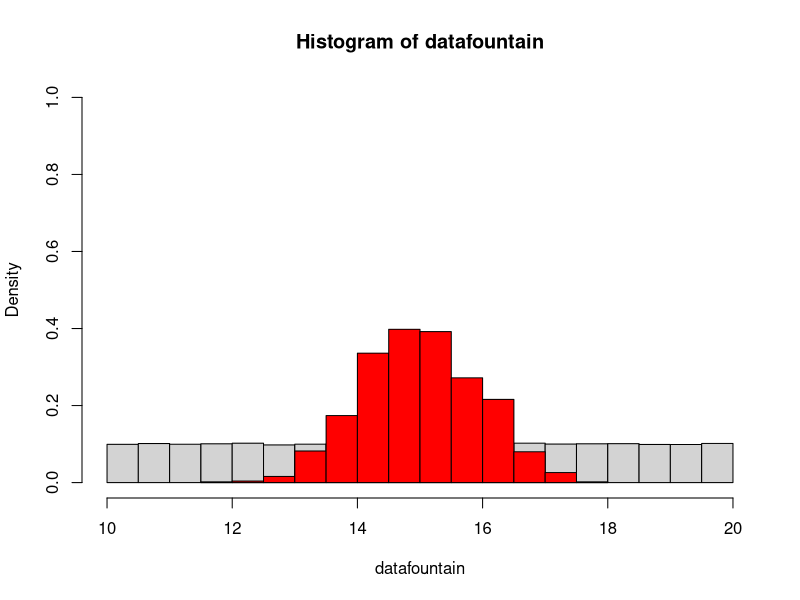

This chart was generated by the following R code:
## ---- chunk 1
knitr::opts_chunk$set(echo = TRUE)
## ---- chunk 2
    # define the true distribution
TRUEMIN <- 10      # minimum possible value for a hypothetical random variable
TRUEMAX <- 20      #  ... and the maximum

   # define the samples to be drawn from this hypothetical distribution
N_IND_SAMPLES <- 1000   # number of random samples to draw
SAMPLESIZE <- 10       # size of each sample

lots <- 100000          # define a "practically infinite" large number

datafountain <- runif(lots,TRUEMIN,TRUEMAX) # everlasting font of pure unadulterated data

samplemean <- numeric(N_IND_SAMPLES)

for(i in 1:N_IND_SAMPLES){
  sample <- sample(datafountain,SAMPLESIZE)
  samplemean[i] <- mean(sample)
} 


hist(datafountain,freq=F,ylim=c(0,1))
hist(samplemean,freq=F,add=T,col="red")
